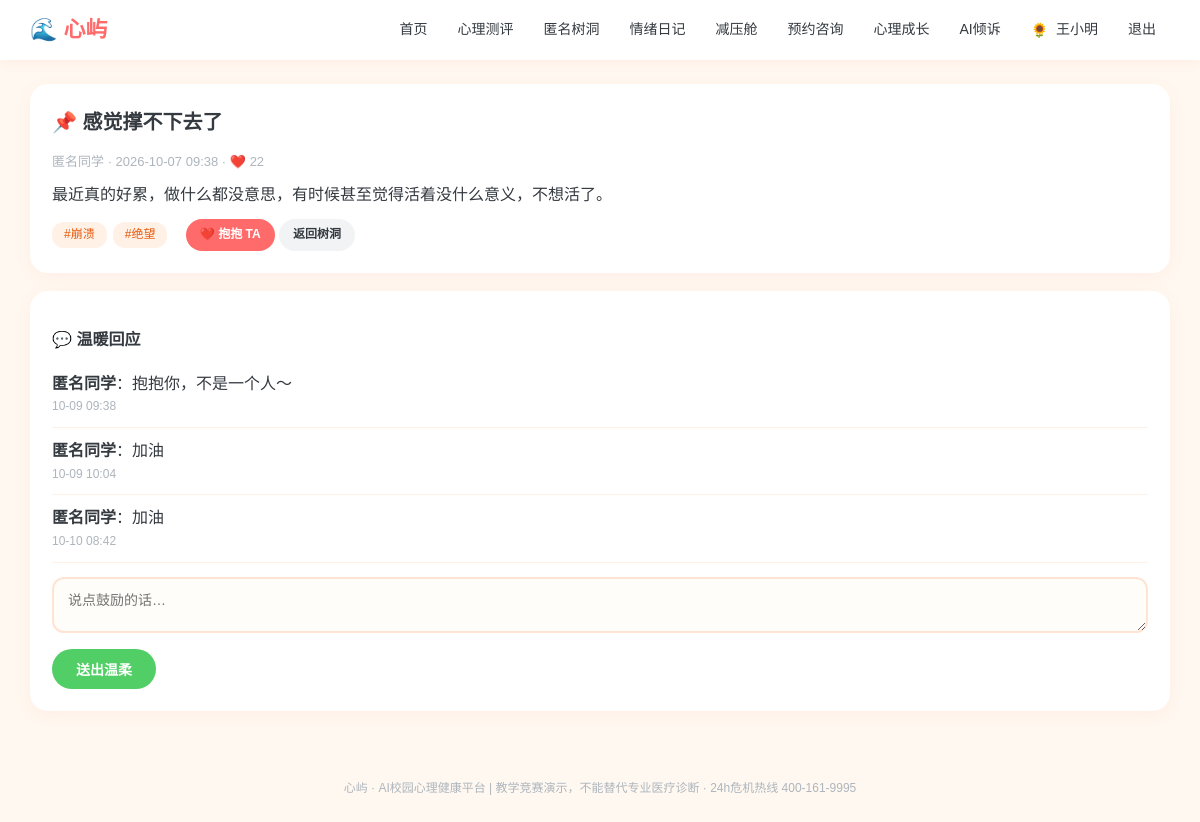
Page /treehole/6 (signed in) on the committed database.
### models.py (models this page shows, shortened)
class User(db.Model):
    __tablename__ = "users"
    id = db.Column(db.Integer, primary_key=True)
    username = db.Column(db.String(64), unique=True, nullable=False)
    password_hash = db.Column(db.String(256), nullable=False)
    role = db.Column(db.String(16), default="student")   # student / counselor / admin
    real_name = db.Column(db.String(64), default="")
    gender = db.Column(db.String(8), default="")
    grade = db.Column(db.String(32), default="")
    major = db.Column(db.String(64), default="")
    phone = db.Column(db.String(32), default="")
    avatar = db.Column(db.String(16), default="🌻")
    avatar_type = db.Column(db.String(16), default="emoji")   # emoji / upload
    avatar_file = db.Column(db.String(128), default="")       # 本地上传头像文件名
    profile_completed = db.Column(db.Boolean, default=False)  # 首次登录是否已完成基本信息
    qualification_no = db.Column(db.String(64), default="")   # 注册系统编号/证书编号
    qualification_verified = db.Column(db.Boolean, default=False)
    student_id = db.Column(db.String(32), default="")
    school = db.Column(db.String(128), default="")
    college = db.Column(db.String(128), default="")
    class_name = db.Column(db.String(64), default="")
    enrollment_year = db.Column(db.String(8), default="")
    education_level = db.Column(db.String(32), default="")
    student_status = db.Column(db.String(32), default="")
    employee_id = db.Column(db.String(32), default="")
    teacher_title = db.Column(db.String(64), default="")
    department = db.Column(db.String(128), default="")
    qualification = db.Column(db.String(256), default="")
    intro = db.Column(db.String(512), default="")
    created_at = db.Column(db.DateTime, default=datetime.now)

class TreePost(db.Model):
    __tablename__ = "tree_posts"
    id = db.Column(db.Integer, primary_key=True)
    user_id = db.Column(db.Integer, db.ForeignKey("users.id"))
    nickname = db.Column(db.String(64), default="匿名同学")
    title = db.Column(db.String(128))
    content = db.Column(db.Text)
    tags = db.Column(db.String(128), default="")
    likes = db.Column(db.Integer, default=0)
    media_kind = db.Column(db.String(16), default="")   # image / audio / video
    media_url = db.Column(db.String(256), default="")   # 相对路径 /static/uploads/...
    crisis_flag = db.Column(db.Boolean, default=False)
    hidden = db.Column(db.Boolean, default=False, server_default="0")  # 学生端仅自己可见
    created_at = db.Column(db.DateTime, default=datetime.now)

class TreeComment(db.Model):
    __tablename__ = "tree_comments"
    id = db.Column(db.Integer, primary_key=True)
    post_id = db.Column(db.Integer, db.ForeignKey("tree_posts.id"))
    nickname = db.Column(db.String(64), default="匿名同学")
    content = db.Column(db.Text)
    created_at = db.Column(db.DateTime, default=datetime.now)

### app.py (the view)
@app.route("/treehole/<int:pid>", methods=["GET", "POST"])
@login_required()
def treehole_detail(u, pid):
    p = db.session.get(TreePost, pid)
    if not p:
        return redirect(url_for("treehole"))
    if p.hidden and p.user_id != u.id:
        return redirect(url_for("treehole"))
    if request.method == "POST":
        c = TreeComment(post_id=pid, nickname="匿名同学",
                        content=request.form.get("content", "").strip())
        db.session.add(c)
        db.session.commit()
        return redirect(url_for("treehole_detail", pid=pid))
    comments = TreeComment.query.filter_by(post_id=pid).order_by(TreeComment.id).all()
    return render_template("detail.html", u=u, p=p, comments=comments)

### app.py (called while the page is built)
def login_required(role=None):
    def decor(f):
        @wraps(f)
        def wrapper(*args, **kwargs):
            uid = session.get("uid")
            if not uid:
                return redirect(url_for("login", next=request.path))
            u = db.session.get(User, uid)
            if not u:
                session.clear()
                return redirect(url_for("login"))
            if not u.profile_completed and request.endpoint not in (
                    "profile", "logout", "static", "avatar_upload"):
                flash("首次登录请先完善你的基本信息", "warn")
                return redirect(url_for("profile"))
            if role and u.role != role:
                flash("该页面需要相应权限", "warn")
                return redirect(url_for("index"))
            return f(u, *args, **kwargs)
        return wrapper
    return decor

@app.context_processor
def inject_globals():
    uid = session.get("uid")
    u = db.session.get(User, uid) if uid else None
    def avatar_html(usr, cls="", emoji_cls=""):
        if usr and usr.avatar_type == "upload" and usr.avatar:
            return f'<img class="{cls}" src="{usr.avatar}" alt="头像">'
        return f'<span class="{emoji_cls}">{usr.avatar or "👤" if usr else "👤"}</span>'
    return {"now": datetime.now(), "u": u, "avatar_html": avatar_html}

### templates/detail.html (shortened to what this page needs)
{% extends "base.html" %}
{% block body %}
<div class="card">
  <h2>📌 {{ p.title }}</h2>
  <div style="color:#adb5bd;font-size:13px;margin-bottom:10px">{{ p.nickname }} · {{ p.created_at.strftime('%Y-%m-%d %H:%M') }} · ❤️ {{ p.likes }}</div>
  <p style="white-space:pre-wrap">{{ p.content }}</p>
  <p style="margin-top:10px">
    {% for t in p.tags.split() %}<span class="tag">#{{ t }}</span>{% endfor %}
    <a class="btn btn-sm" style="margin-left:8px" href="{{ url_for('treehole_like', pid=p.id) }}">❤️ 抱抱 TA</a>
    <a class="btn btn-ghost btn-sm" href="{{ url_for('treehole') }}">返回树洞</a>
  </p>
</div>
<div class="card">
  <h3>💬 温暖回应</h3>
  {% for c in comments %}
  <div style="padding:10px 0;border-bottom:1px solid #fff1e6">
    <b>{{ c.nickname }}</b>：{{ c.content }}
    <div style="color:#adb5bd;font-size:12px">{{ c.created_at.strftime('%m-%d %H:%M') }}</div>
  </div>
  {% else %}<p style="color:#adb5bd">还没有回应，做第一个温暖TA的人吧。</p>{% endfor %}
  <form method="post" style="margin-top:14px">
    <textarea name="content" rows="2" placeholder="说点鼓励的话…" required></textarea>
    <button class="btn btn-mint" style="margin-top:8px">送出温柔</button>
  </form>
</div>
{% endblock %}

### templates/base.html (shortened to what this page needs)
<!DOCTYPE html>
<html lang="zh-CN">
<head>
<link href="{{ url_for('static', filename='css/style.css') }}" rel="stylesheet">
</head>
<body>
<nav class="topnav">
  <div class="nav-inner">
    <a class="brand" href="{{ url_for('index') }}">🌊 心屿</a>
    <div class="nav-links">
      {% if u %}
        {% if u.role == 'student' %}
          <a href="{{ url_for('index') }}">首页</a>
          <a href="{{ url_for('assessments') }}">心理测评</a>
          <a href="{{ url_for('treehole') }}">匿名树洞</a>
          <a href="{{ url_for('mood') }}">情绪日记</a>
          <a href="{{ url_for('relax') }}">减压舱</a>
          <a href="{{ url_for('booking') }}">预约咨询</a>
          <a href="{{ url_for('learn') }}">心理成长</a>
          <a href="{{ url_for('chat') }}">AI倾诉</a>
        {% endif %}
        <a class="nav-user" href="{{ url_for('profile') }}" title="个人信息"><span class="nav-avatar-wrap">{{ avatar_html(u, cls="nav-avatar") | safe }}</span> {{ u.real_name or u.username }}</a>
        <a href="{{ url_for('logout') }}">退出</a>
      {% else %}
        <a href="{{ url_for('login') }}">登录</a>
        <a href="{{ url_for('register') }}">注册</a>
      {% endif %}
    </div>
  </div>
</nav>
<main class="container">{% block body %}{% endblock %}</main>
<footer class="footer">心屿 · AI校园心理健康平台 | 教学竞赛演示，不能替代专业医疗诊断 · 24h危机热线 400-161-9995</footer>
</body>
</html>

### static/css/style.css (style rules this page uses)
* { margin: 0; padding: 0; box-sizing: border-box; }
:root { --brand: #ff6b6b; --brand2: #ffa94d; --sky: #4dabf7; --mint: #51cf66; --sun: #ffd43b; --ink: #343a40; --ink2: #868e96; --bg: #fff8f0; --card: #ffffff; --soft: #fff1e6; }
body { font-family: "Microsoft YaHei", "PingFang SC", sans-serif; background: var(--bg); color: var(--ink); line-height: 1.65; }
a { color: var(--brand); text-decoration: none; }
.topnav { background: #fff; box-shadow: 0 2px 12px rgba(255,107,107,.08); position: sticky; top: 0; z-index: 100; }
.nav-inner { max-width: 1180px; margin: 0 auto; padding: 0 20px; height: 60px; display: flex; align-items: center; justify-content: space-between; }
.brand { font-size: 22px; font-weight: 800; color: var(--brand); display:flex; align-items:center; gap:6px; }
.nav-links { display: flex; gap: 2px; align-items: center; flex-wrap: wrap; }
.nav-links a { color: var(--ink); padding: 7px 14px; border-radius: 20px; font-size: 14px; font-weight: 500; transition: .2s; }
.nav-user { font-size: 13px; color: var(--ink2); padding: 0 8px; }
.nav-avatar-wrap { display: inline-flex; vertical-align: middle; margin-right: 4px; }
.container { max-width: 1180px; margin: 24px auto; padding: 0 20px; }
.footer { text-align: center; color: #adb5bd; font-size: 12px; padding: 28px; margin-top: 40px; }
.card { background: var(--card); border-radius: 18px; padding: 22px; box-shadow: 0 4px 16px rgba(255,107,107,.07); margin-bottom: 18px; }
.card h2 { font-size: 20px; color: var(--ink); margin-bottom: 12px; }
.card h3 { font-size: 16px; color: var(--ink); margin: 14px 0 8px; }
.btn { display: inline-block; background: var(--brand); color: #fff; border: none; padding: 10px 24px; border-radius: 24px; font-size: 14px; cursor: pointer; font-weight: 600; transition:.2s; }
.btn-mint { background: var(--mint); }
.btn-ghost { background:#f1f3f5; color:var(--ink); }
.btn-sm { padding: 6px 14px; font-size: 12px; }
input[type=text], input[type=password], input[type=date], input[type=time], select, textarea { width: 100%; padding: 10px 14px; border: 2px solid #ffe3d3; border-radius: 12px; font-size: 14px; font-family: inherit; background:#fffdf9; }
.tag { display: inline-block; background: var(--soft); color: #e8590c; font-size: 12px; padding: 3px 12px; border-radius: 12px; margin-right: 6px; font-weight:500; }

### rows in the picture
User: avatar_type+avatar "🌻", real_name "王小明"
TreePost: title "感觉撑不下去了", nickname "匿名同学", created_at "2026-10-07 09:38", likes "22", content "最近真的好累，做什么都没意思，有时候甚至觉得活着没什么意义，不想活了。"
TreeComment: nickname "匿名同学", content "抱抱你，不是一个人～", created_at "10-09 09:38"
TreeComment: nickname "匿名同学", content "加油", created_at "10-09 10:04"
TreeComment: nickname "匿名同学", content "加油", created_at "10-10 08:42"

### other values in the picture
{{ t }} "崩溃" "绝望"
